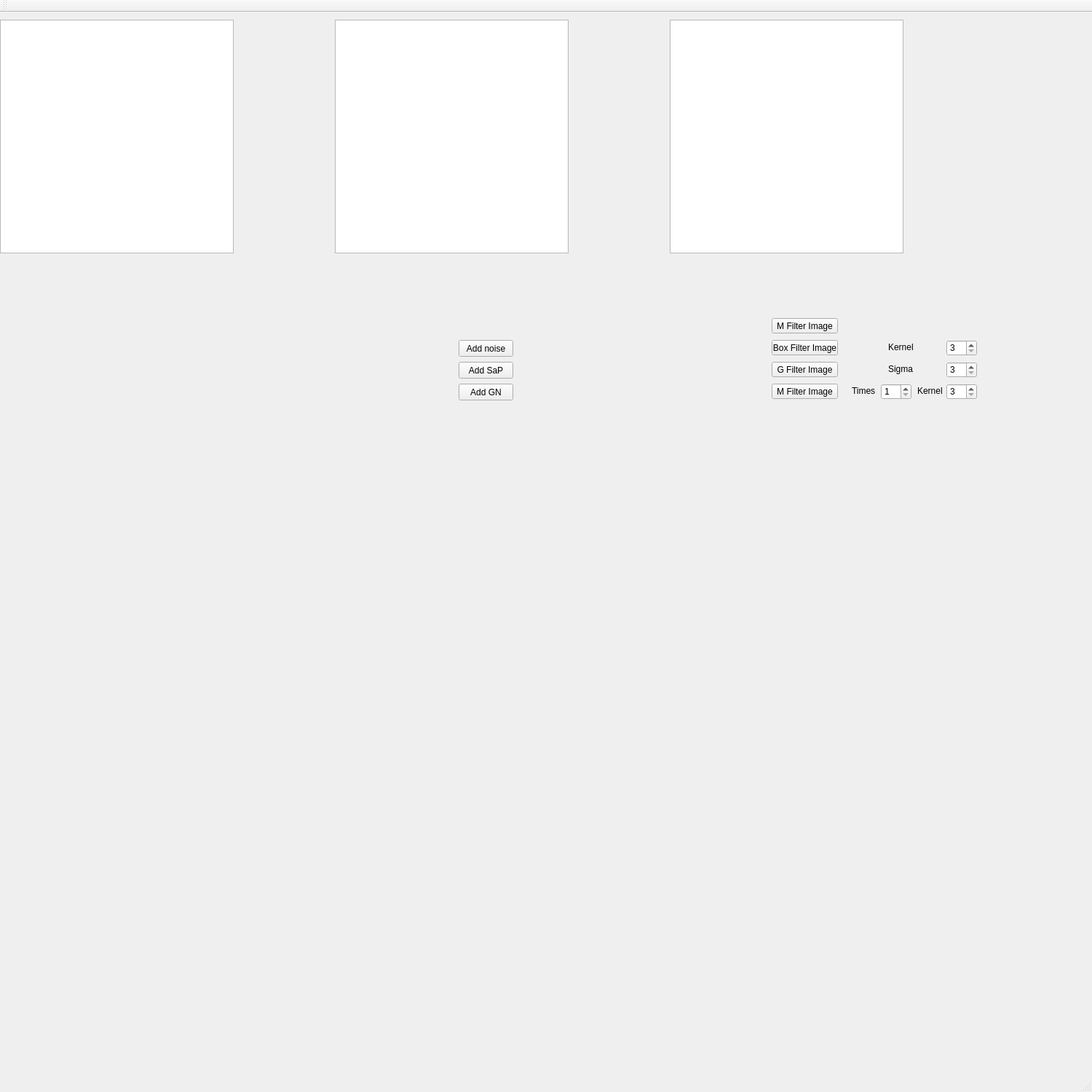
<?xml version="1.0" encoding="UTF-8"?>
<ui version="4.0">
 <class>MainWindow</class>
 <widget class="QMainWindow" name="MainWindow">
  <property name="geometry">
   <rect>
    <x>0</x>
    <y>0</y>
    <width>1500</width>
    <height>1500</height>
   </rect>
  </property>
  <property name="windowTitle">
   <string>MainWindow</string>
  </property>
  <widget class="QWidget" name="centralWidget">
   <widget class="QPushButton" name="buttonAddNoise">
    <property name="geometry">
     <rect>
      <x>630</x>
      <y>450</y>
      <width>75</width>
      <height>23</height>
     </rect>
    </property>
    <property name="text">
     <string>Add noise</string>
    </property>
   </widget>
   <widget class="QPushButton" name="FilterImage">
    <property name="geometry">
     <rect>
      <x>1060</x>
      <y>450</y>
      <width>91</width>
      <height>21</height>
     </rect>
    </property>
    <property name="text">
     <string>Box Filter Image</string>
    </property>
   </widget>
   <widget class="QGraphicsView" name="Image">
    <property name="geometry">
     <rect>
      <x>0</x>
      <y>10</y>
      <width>321</width>
      <height>321</height>
     </rect>
    </property>
   </widget>
   <widget class="QGraphicsView" name="ImageWithNoise">
    <property name="geometry">
     <rect>
      <x>460</x>
      <y>10</y>
      <width>321</width>
      <height>321</height>
     </rect>
    </property>
   </widget>
   <widget class="QGraphicsView" name="ImageWithFilter">
    <property name="geometry">
     <rect>
      <x>920</x>
      <y>10</y>
      <width>321</width>
      <height>321</height>
     </rect>
    </property>
   </widget>
   <widget class="QPushButton" name="AddSaP">
    <property name="geometry">
     <rect>
      <x>630</x>
      <y>480</y>
      <width>75</width>
      <height>23</height>
     </rect>
    </property>
    <property name="text">
     <string>Add SaP</string>
    </property>
   </widget>
   <widget class="QPushButton" name="AddGN">
    <property name="geometry">
     <rect>
      <x>630</x>
      <y>510</y>
      <width>75</width>
      <height>23</height>
     </rect>
    </property>
    <property name="text">
     <string>Add GN</string>
    </property>
   </widget>
   <widget class="QPushButton" name="FilterImage_Gaus">
    <property name="geometry">
     <rect>
      <x>1060</x>
      <y>480</y>
      <width>91</width>
      <height>21</height>
     </rect>
    </property>
    <property name="text">
     <string>G Filter Image</string>
    </property>
   </widget>
   <widget class="QPushButton" name="FilterImage_Median">
    <property name="geometry">
     <rect>
      <x>1060</x>
      <y>420</y>
      <width>91</width>
      <height>21</height>
     </rect>
    </property>
    <property name="text">
     <string>M Filter Image</string>
    </property>
   </widget>
   <widget class="QSpinBox" name="deepBox">
    <property name="geometry">
     <rect>
      <x>1300</x>
      <y>450</y>
      <width>42</width>
      <height>22</height>
     </rect>
    </property>
    <property name="minimum">
     <number>3</number>
    </property>
    <property name="maximum">
     <number>10</number>
    </property>
   </widget>
   <widget class="QLabel" name="label">
    <property name="geometry">
     <rect>
      <x>1220</x>
      <y>450</y>
      <width>71</width>
      <height>20</height>
     </rect>
    </property>
    <property name="text">
     <string>Kernel</string>
    </property>
   </widget>
   <widget class="QSpinBox" name="spinBox_2">
    <property name="geometry">
     <rect>
      <x>1300</x>
      <y>480</y>
      <width>42</width>
      <height>22</height>
     </rect>
    </property>
    <property name="minimum">
     <number>3</number>
    </property>
    <property name="maximum">
     <number>10</number>
    </property>
   </widget>
   <widget class="QLabel" name="label_2">
    <property name="geometry">
     <rect>
      <x>1220</x>
      <y>480</y>
      <width>71</width>
      <height>20</height>
     </rect>
    </property>
    <property name="text">
     <string>Sigma</string>
    </property>
   </widget>
   <widget class="QSpinBox" name="spinTimes">
    <property name="geometry">
     <rect>
      <x>1210</x>
      <y>510</y>
      <width>42</width>
      <height>22</height>
     </rect>
    </property>
    <property name="minimum">
     <number>1</number>
    </property>
    <property name="maximum">
     <number>10</number>
    </property>
   </widget>
   <widget class="QLabel" name="label_3">
    <property name="geometry">
     <rect>
      <x>1170</x>
      <y>510</y>
      <width>71</width>
      <height>20</height>
     </rect>
    </property>
    <property name="text">
     <string>Times</string>
    </property>
   </widget>
   <widget class="QSpinBox" name="spinKernel">
    <property name="geometry">
     <rect>
      <x>1300</x>
      <y>510</y>
      <width>42</width>
      <height>22</height>
     </rect>
    </property>
    <property name="minimum">
     <number>3</number>
    </property>
    <property name="maximum">
     <number>10</number>
    </property>
   </widget>
   <widget class="QLabel" name="label_4">
    <property name="geometry">
     <rect>
      <x>1260</x>
      <y>510</y>
      <width>71</width>
      <height>20</height>
     </rect>
    </property>
    <property name="text">
     <string>Kernel</string>
    </property>
   </widget>
   <widget class="QPushButton" name="FilterImage_Median_2">
    <property name="geometry">
     <rect>
      <x>1060</x>
      <y>510</y>
      <width>91</width>
      <height>21</height>
     </rect>
    </property>
    <property name="text">
     <string>M Filter Image</string>
    </property>
   </widget>
  </widget>
  <widget class="QMenuBar" name="menuBar">
   <property name="geometry">
    <rect>
     <x>0</x>
     <y>0</y>
     <width>1500</width>
     <height>21</height>
    </rect>
   </property>
  </widget>
  <widget class="QToolBar" name="mainToolBar">
   <attribute name="toolBarArea">
    <enum>TopToolBarArea</enum>
   </attribute>
   <attribute name="toolBarBreak">
    <bool>false</bool>
   </attribute>
  </widget>
  <widget class="QStatusBar" name="statusBar"/>
 </widget>
 <layoutdefault spacing="6" margin="11"/>
 <resources/>
 <connections/>
</ui>
